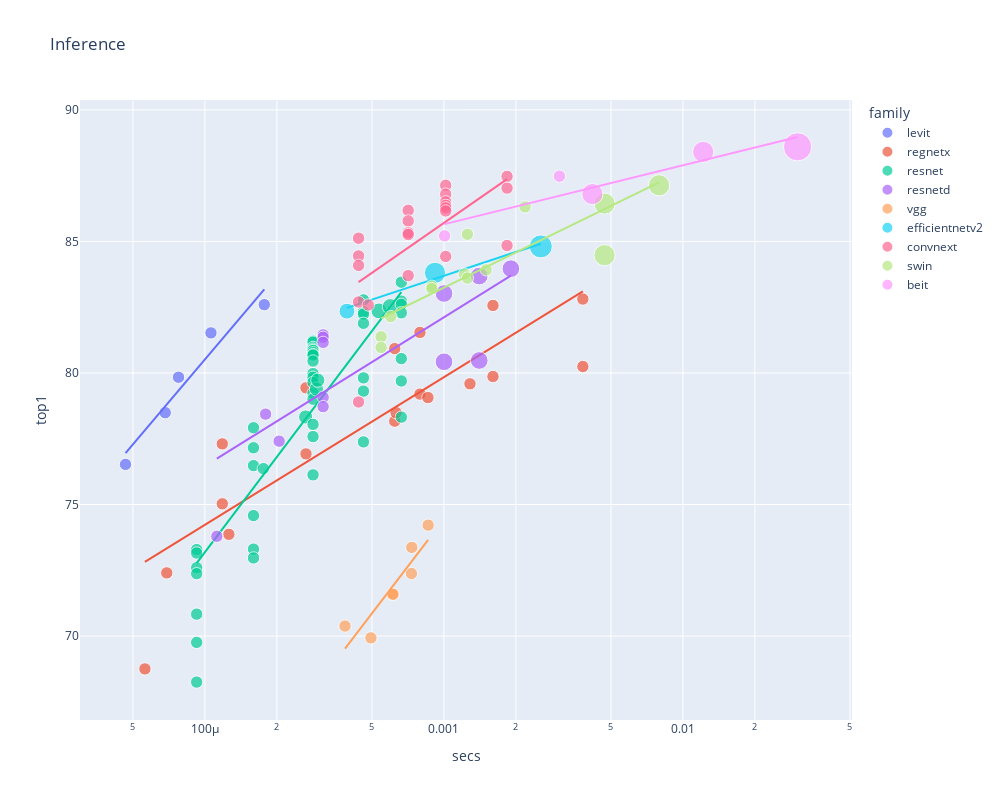

This figure's notebook cell:
### Code cell
import plotly.express as px
w,h = 1000,800

def show_all(df, title, size):
    return px.scatter(df, width=w, height=h, size=df[size]**2, title=title, x='secs',  y='top1', log_x=True, color='family', hover_name='model_org', hover_data=[size])

# show_all(df, 'Inference', 'infer_img_size') -> too overwhelming

subs = 'levit|resnetd?|regnetx|vgg|convnext.*|efficientnetv2|beit|swin'

def show_subs(df, title, size):
    df_subs = df[df.family.str.fullmatch(subs)]

    fam_acc = {}
    for family in df_subs.family.unique():
        max_acc = df_subs[df_subs.family == family].top1.max()
        model = df_subs[(df_subs.family == family) & (df_subs.top1 == max_acc)].model_org.values[0]
        fam_acc[family] = [max_acc, model]
    fam_acc = dict(sorted(fam_acc.items(), key=lambda x: x[1][0], reverse=True))
    print(f"top1 accuracy by family:")
    for family, (acc, model) in fam_acc.items():
        print(f"- {family} ({acc:.2f}% top1, by {model})")

    return px.scatter(df_subs, width=w, height=h, size=df_subs[size]**2, title=title,
        trendline="ols", trendline_options={'log_x':True},
        x='secs',  y='top1', log_x=True, color='family', hover_name='model_org', hover_data=[size])

show_subs(df, 'Inference', 'infer_img_size')

### Figure 1 — Plotly figure (JSON) as saved in the notebook; plotly's stock layout.template omitted (floating-point values rounded to 4 significant figures)
{"data": [{"customdata": [[224], [224], [224], [224], [224]], "hovertemplate": "<b>%{hovertext}</b><br><br>family=levit<br>secs=%{x}<br>top1=%{y}<br>size=%{marker.size}<br>infer_img_size=%{customdata[0]}<extra></extra>", "hovertext": ["levit_128s.fb_dist_in1k", "levit_128.fb_dist_in1k", "levit_192.fb_dist_in1k", "levit_256.fb_dist_in1k", "levit_384.fb_dist_in1k"], "legendgroup": "levit", "marker": {"color": "#636efa", "size": [50176, 50176, 50176, 50176, 50176], "sizemode": "area", "sizeref": 655.4, "symbol": "circle"}, "mode": "markers", "name": "levit", "orientation": "v", "showlegend": true, "type": "scatter", "x": [4.654e-05, 6.822e-05, 7.756e-05, 0.000106, 0.0001772], "xaxis": "x", "y": [76.53, 78.49, 79.84, 81.52, 82.6], "yaxis": "y"}, {"hovertemplate": "<b>OLS trendline</b><br>top1 = 10.7211 * log10(secs) + 123.397<br>R<sup>2</sup>=0.940450<br><br>family=levit<br>secs=%{x}<br>top1=%{y} <b>(trend)</b><extra></extra>", "legendgroup": "levit", "marker": {"color": "#636efa", "symbol": "circle"}, "mode": "lines", "name": "levit", "showlegend": false, "type": "scatter", "x": [4.654e-05, 6.822e-05, 7.756e-05, 0.000106, 0.0001772], "xaxis": "x", "y": [76.95, 78.73, 79.33, 80.78, 83.18], "yaxis": "y"}, {"customdata": [[224], [224], [224], [224], [224], [224], [224], [224], [224], [224], [224], [224], [224], [224], [224], [224], [224], [224]], "hovertemplate": "<b>%{hovertext}</b><br><br>family=regnetx<br>secs=%{x}<br>top1=%{y}<br>size=%{marker.size}<br>infer_img_size=%{customdata[0]}<extra></extra>", "hovertext": ["regnetx_002.pycls_in1k", "regnetx_004.pycls_in1k", "regnetx_008.tv2_in1k", "regnetx_008.pycls_in1k", "regnetx_006.pycls_in1k", "regnetx_016.tv2_in1k", "regnetx_016.pycls_in1k", "regnetx_032.tv2_in1k", "regnetx_032.pycls_in1k", "regnetx_040.pycls_in1k", "regnetx_080.tv2_in1k", "regnetx_080.pycls_in1k", "regnetx_064.pycls_in1k", "regnetx_120.pycls_in1k", "regnetx_160.tv2_in1k", "regnetx_160.pycls_in1k", "regnetx_320.tv2_in1k", "regnetx_320.pycls_in1k"], "legendgroup": "regnetx", "marker": {"color": "#EF553B", "size": [50176, 50176, 50176, 50176, 50176, 50176, 50176, 50176, 50176, 50176, 50176, 50176, 50176, 50176, 50176, 50176, 50176, 50176], "sizemode": "area", "sizeref": 655.4, "symbol": "circle"}, "mode": "markers", "name": "regnetx", "orientation": "v", "showlegend": true, "type": "scatter", "x": [5.611e-05, 6.925e-05, 0.0001182, 0.0001182, 0.000126, 0.0002648, 0.0002648, 0.0006228, 0.0006228, 0.0006304, 0.0007939, 0.0007939, 0.0008572, 0.001285, 0.001604, 0.001604, 0.003813, 0.003813], "xaxis": "x", "y": [68.75, 72.4, 77.31, 75.03, 73.87, 79.44, 76.92, 80.93, 78.17, 78.49, 81.54, 79.2, 79.07, 79.59, 82.57, 79.87, 82.81, 80.25], "yaxis": "y"}, {"hovertemplate": "<b>OLS trendline</b><br>top1 = 5.6134 * log10(secs) + 96.6816<br>R<sup>2</sup>=0.746680<br><br>family=regnetx<br>secs=%{x}<br>top1=%{y} <b>(trend)</b><extra></extra>", "legendgroup": "regnetx", "marker": {"color": "#EF553B", "symbol": "circle"}, "mode": "lines", "name": "regnetx", "showlegend": false, "type": "scatter", "x": [5.611e-05, 6.925e-05, 0.0001182, 0.0001182, 0.000126, 0.0002648, 0.0002648, 0.0006228, 0.0006228, 0.0006304, 0.0007939, 0.0007939, 0.0008572, 0.001285, 0.001604, 0.001604, 0.003813, 0.003813], "xaxis": "x", "y": [72.82, 73.33, 74.64, 74.64, 74.79, 76.6, 76.6, 78.69, 78.69, 78.72, 79.28, 79.28, 79.47, 80.45, 80.99, 80.99, 83.1, 83.1], "yaxis": "y"}, {"customdata": [[224], [224], [224], [224], [224], [224], [224], [224], [224], [224], [224], [224], [224], [224], [256], [224], [224], [224], [224], [224], [224], [224], [224], [224], [224], [224], [224], [224], [224], [224], [224], [224], [224], [256], [256], [224], [224], [224], [224], [224], [224], [224], [288], [288], [224], [224], [224], [224], [224], [224], [224]], "hovertemplate": "<b>%{hovertext}</b><br><br>family=resnet<br>secs=%{x}<br>top1=%{y}<br>size=%{marker.size}<br>infer_img_size=%{customdata[0]}<extra></extra>", "hovertext": ["resnet18.fb_swsl_ig1b_ft_in1k", "resnet18.a1_in1k", "resnet18.fb_ssl_yfcc100m_ft_in1k", "resnet18.a2_in1k", "resnet18.gluon_in1k", "resnet18.tv_in1k", "resnet18.a3_in1k", "resnet34.a1_in1k", "resnet34.a2_in1k", "resnet34.bt_in1k", "resnet34.gluon_in1k", "resnet34.tv_in1k", "resnet34.a3_in1k", "resnet26.bt_in1k", "resnet26t.ra2_in1k", "resnet50.a1_in1k", "resnet50.fb_swsl_ig1b_ft_in1k", "resnet50.d_in1k", "resnet50.c1_in1k", "resnet50.c2_in1k", "resnet50.tv2_in1k", "resnet50.a2_in1k", "resnet50.b1k_in1k", "resnet50.a1h_in1k", "resnet50.b2k_in1k", "resnet50.ram_in1k", "resnet50.ra_in1k", "resnet50.bt_in1k", "resnet50.fb_ssl_yfcc100m_ft_in1k", "resnet50.am_in1k", "resnet50.a3_in1k", "resnet50.gluon_in1k", "resnet50.tv_in1k", "resnet32ts.ra2_in1k", "resnet33ts.ra2_in1k", "resnet101.a1h_in1k", "resnet101.a1_in1k", "resnet101.a2_in1k", "resnet101.tv2_in1k", "resnet101.a3_in1k", "resnet101.gluon_in1k", "resnet101.tv_in1k", "resnet51q.ra2_in1k", "resnet61q.ra2_in1k", "resnet152.a1h_in1k", "resnet152.a1_in1k", "resnet152.a2_in1k", "resnet152.tv2_in1k", "resnet152.a3_in1k", "resnet152.gluon_in1k", "resnet152.tv_in1k"], "legendgroup": "resnet", "marker": {"color": "#00cc96", "size": [50176, 50176, 50176, 50176, 50176, 50176, 50176, 50176, 50176, 50176, 50176, 50176, 50176, 50176, 65536, 50176, 50176, 50176, 50176, 50176, 50176, 50176, 50176, 50176, 50176, 50176, 50176, 50176, 50176, 50176, 50176, 50176, 50176, 65536, 65536, 50176, 50176, 50176, 50176, 50176, 50176, 50176, 82944, 82944, 50176, 50176, 50176, 50176, 50176, 50176, 50176], "sizemode": "area", "sizeref": 655.4, "symbol": "circle"}, "mode": "markers", "name": "resnet", "orientation": "v", "showlegend": true, "type": "scatter", "x": [9.237e-05, 9.237e-05, 9.237e-05, 9.237e-05, 9.237e-05, 9.237e-05, 9.237e-05, 0.0001597, 0.0001597, 0.0001597, 0.0001597, 0.0001597, 0.0001597, 0.0001756, 0.0002639, 0.0002834, 0.0002834, 0.0002834, 0.0002834, 0.0002834, 0.0002834, 0.0002834, 0.0002834, 0.0002834, 0.0002834, 0.0002834, 0.0002834, 0.0002834, 0.0002834, 0.0002834, 0.0002834, 0.0002834, 0.0002834, 0.0002929, 0.0002967, 0.0004606, 0.0004606, 0.0004606, 0.0004606, 0.0004606, 0.0004606, 0.0004606, 0.0005349, 0.000596, 0.0006634, 0.0006634, 0.0006634, 0.0006634, 0.0006634, 0.0006634, 0.0006634], "xaxis": "x", "y": [73.29, 73.16, 72.6, 72.37, 70.83, 69.76, 68.25, 77.92, 77.16, 76.48, 74.58, 73.31, 72.97, 76.37, 78.33, 81.21, 81.17, 80.97, 80.91, 80.87, 80.85, 80.77, 80.71, 80.68, 80.45, 79.98, 79.84, 79.64, 79.23, 79.0, 78.05, 77.58, 76.13, 79.39, 79.73, 82.78, 82.32, 82.24, 81.89, 79.81, 79.31, 77.38, 82.36, 82.52, 83.45, 82.73, 82.61, 82.29, 80.55, 79.7, 78.32], "yaxis": "y"}, {"hovertemplate": "<b>OLS trendline</b><br>top1 = 12.0263 * log10(secs) + 121.295<br>R<sup>2</sup>=0.731925<br><br>family=resnet<br>secs=%{x}<br>top1=%{y} <b>(trend)</b><extra></extra>", "legendgroup": "resnet", "marker": {"color": "#00cc96", "symbol": "circle"}, "mode": "lines", "name": "resnet", "showlegend": false, "type": "scatter", "x": [9.237e-05, 9.237e-05, 9.237e-05, 9.237e-05, 9.237e-05, 9.237e-05, 9.237e-05, 0.0001597, 0.0001597, 0.0001597, 0.0001597, 0.0001597, 0.0001597, 0.0001756, 0.0002639, 0.0002834, 0.0002834, 0.0002834, 0.0002834, 0.0002834, 0.0002834, 0.0002834, 0.0002834, 0.0002834, 0.0002834, 0.0002834, 0.0002834, 0.0002834, 0.0002834, 0.0002834, 0.0002834, 0.0002834, 0.0002834, 0.0002929, 0.0002967, 0.0004606, 0.0004606, 0.0004606, 0.0004606, 0.0004606, 0.0004606, 0.0004606, 0.0005349, 0.000596, 0.0006634, 0.0006634, 0.0006634, 0.0006634, 0.0006634, 0.0006634, 0.0006634], "xaxis": "x", "y": [72.78, 72.78, 72.78, 72.78, 72.78, 72.78, 72.78, 75.63, 75.63, 75.63, 75.63, 75.63, 75.63, 76.13, 78.26, 78.63, 78.63, 78.63, 78.63, 78.63, 78.63, 78.63, 78.63, 78.63, 78.63, 78.63, 78.63, 78.63, 78.63, 78.63, 78.63, 78.63, 78.63, 78.8, 78.87, 81.17, 81.17, 81.17, 81.17, 81.17, 81.17, 81.17, 81.95, 82.51, 83.07, 83.07, 83.07, 83.07, 83.07, 83.07, 83.07], "yaxis": "y"}, {"customdata": [[224], [224], [224], [224], [224], [224], [224], [224], [320], [320], [320], [320], [320]], "hovertemplate": "<b>%{hovertext}</b><br><br>family=resnetd<br>secs=%{x}<br>top1=%{y}<br>size=%{marker.size}<br>infer_img_size=%{customdata[0]}<extra></extra>", "hovertext": ["resnet18d.ra2_in1k", "resnet34d.ra2_in1k", "resnet26d.bt_in1k", "resnet50d.a1_in1k", "resnet50d.ra2_in1k", "resnet50d.a2_in1k", "resnet50d.gluon_in1k", "resnet50d.a3_in1k", "resnet101d.ra2_in1k", "resnet101d.gluon_in1k", "resnet152d.ra2_in1k", "resnet152d.gluon_in1k", "resnet200d.ra2_in1k"], "legendgroup": "resnetd", "marker": {"color": "#ab63fa", "size": [50176, 50176, 50176, 50176, 50176, 50176, 50176, 50176, 102400, 102400, 102400, 102400, 102400], "sizemode": "area", "sizeref": 655.4, "symbol": "circle"}, "mode": "markers", "name": "resnetd", "orientation": "v", "showlegend": true, "type": "scatter", "x": [0.0001122, 0.0001795, 0.0002045, 0.0003124, 0.0003124, 0.0003124, 0.0003124, 0.0003124, 0.001001, 0.001001, 0.001405, 0.001405, 0.001907], "xaxis": "x", "y": [73.79, 78.44, 77.41, 81.45, 81.36, 81.16, 79.08, 78.72, 83.02, 80.43, 83.68, 80.48, 83.96], "yaxis": "y"}, {"hovertemplate": "<b>OLS trendline</b><br>top1 = 5.65579 * log10(secs) + 99.0826<br>R<sup>2</sup>=0.645126<br><br>family=resnetd<br>secs=%{x}<br>top1=%{y} <b>(trend)</b><extra></extra>", "legendgroup": "resnetd", "marker": {"color": "#ab63fa", "symbol": "circle"}, "mode": "lines", "name": "resnetd", "showlegend": false, "type": "scatter", "x": [0.0001122, 0.0001795, 0.0002045, 0.0003124, 0.0003124, 0.0003124, 0.0003124, 0.0003124, 0.001001, 0.001001, 0.001405, 0.001405, 0.001907], "xaxis": "x", "y": [76.74, 77.9, 78.22, 79.26, 79.26, 79.26, 79.26, 79.26, 82.12, 82.12, 82.95, 82.95, 83.7], "yaxis": "y"}, {"customdata": [[224], [224], [224], [224], [224], [224], [224]], "hovertemplate": "<b>%{hovertext}</b><br><br>family=vgg<br>secs=%{x}<br>top1=%{y}<br>size=%{marker.size}<br>infer_img_size=%{customdata[0]}<extra></extra>", "hovertext": ["vgg11_bn.tv_in1k", "vgg13.tv_in1k", "vgg13_bn.tv_in1k", "vgg16.tv_in1k", "vgg19.tv_in1k", "vgg16_bn.tv_in1k", "vgg19_bn.tv_in1k"], "legendgroup": "vgg", "marker": {"color": "#FFA15A", "size": [50176, 50176, 50176, 50176, 50176, 50176, 50176], "sizemode": "area", "sizeref": 655.4, "symbol": "circle"}, "mode": "markers", "name": "vgg", "orientation": "v", "showlegend": true, "type": "scatter", "x": [0.0003856, 0.0004951, 0.000609, 0.0006127, 0.0007314, 0.0007335, 0.0008591], "xaxis": "x", "y": [70.38, 69.93, 71.59, 71.59, 72.38, 73.37, 74.22], "yaxis": "y"}, {"hovertemplate": "<b>OLS trendline</b><br>top1 = 11.8636 * log10(secs) + 110.028<br>R<sup>2</sup>=0.823327<br><br>family=vgg<br>secs=%{x}<br>top1=%{y} <b>(trend)</b><extra></extra>", "legendgroup": "vgg", "marker": {"color": "#FFA15A", "symbol": "circle"}, "mode": "lines", "name": "vgg", "showlegend": false, "type": "scatter", "x": [0.0003856, 0.0004951, 0.000609, 0.0006127, 0.0007314, 0.0007335, 0.0008591], "xaxis": "x", "y": [69.53, 70.81, 71.88, 71.91, 72.83, 72.84, 73.65], "yaxis": "y"}, {"customdata": [[288], [384], [416]], "hovertemplate": "<b>%{hovertext}</b><br><br>family=efficientnetv2<br>secs=%{x}<br>top1=%{y}<br>size=%{marker.size}<br>infer_img_size=%{customdata[0]}<extra></extra>", "hovertext": ["efficientnetv2_rw_t.ra2_in1k", "efficientnetv2_rw_s.ra2_in1k", "efficientnetv2_rw_m.agc_in1k"], "legendgroup": "efficientnetv2", "marker": {"color": "#19d3f3", "size": [82944, 147456, 173056], "sizemode": "area", "sizeref": 655.4, "symbol": "circle"}, "mode": "markers", "name": "efficientnetv2", "orientation": "v", "showlegend": true, "type": "scatter", "x": [0.0003929, 0.0009177, 0.002543], "xaxis": "x", "y": [82.35, 83.81, 84.81], "yaxis": "y"}, {"hovertemplate": "<b>OLS trendline</b><br>top1 = 3.00733 * log10(secs) + 92.715<br>R<sup>2</sup>=0.975096<br><br>family=efficientnetv2<br>secs=%{x}<br>top1=%{y} <b>(trend)</b><extra></extra>", "legendgroup": "efficientnetv2", "marker": {"color": "#19d3f3", "symbol": "circle"}, "mode": "lines", "name": "efficientnetv2", "showlegend": false, "type": "scatter", "x": [0.0003929, 0.0009177, 0.002543], "xaxis": "x", "y": [82.47, 83.58, 84.91], "yaxis": "y"}, {"customdata": [[224], [224], [224], [224], [224], [224], [224], [224], [224], [224], [224], [224], [224], [224], [224], [224], [224], [224], [224], [224], [224]], "hovertemplate": "<b>%{hovertext}</b><br><br>family=convnext<br>secs=%{x}<br>top1=%{y}<br>size=%{marker.size}<br>infer_img_size=%{customdata[0]}<extra></extra>", "hovertext": ["convnext_tiny.in12k_ft_in1k_384", "convnext_tiny.in12k_ft_in1k", "convnext_tiny.fb_in22k_ft_in1k_384", "convnext_tiny.fb_in1k", "convnext_tiny.fb_in22k_ft_in1k", "convnext_tiny_hnf.a2h_in1k", "convnext_small.in12k_ft_in1k_384", "convnext_small.fb_in22k_ft_in1k_384", "convnext_small.in12k_ft_in1k", "convnext_small.fb_in22k_ft_in1k", "convnext_small.fb_in1k", "convnext_base.clip_laion2b_augreg_ft_in12k_in1k_384", "convnext_base.fb_in22k_ft_in1k_384", "convnext_base.clip_laiona_augreg_ft_in1k_384", "convnext_base.clip_laion2b_augreg_ft_in12k_in1k", "convnext_base.fb_in22k_ft_in1k", "convnext_base.clip_laion2b_augreg_ft_in1k", "convnext_base.fb_in1k", "convnext_large.fb_in22k_ft_in1k_384", "convnext_large.fb_in22k_ft_in1k", "convnext_large.fb_in1k"], "legendgroup": "convnext", "marker": {"color": "#FF6692", "size": [50176, 50176, 50176, 50176, 50176, 50176, 50176, 50176, 50176, 50176, 50176, 50176, 50176, 50176, 50176, 50176, 50176, 50176, 50176, 50176, 50176], "sizemode": "area", "sizeref": 655.4, "symbol": "circle"}, "mode": "markers", "name": "convnext", "orientation": "v", "showlegend": true, "type": "scatter", "x": [0.0004395, 0.0004395, 0.0004395, 0.0004395, 0.0004395, 0.0004823, 0.0007089, 0.0007089, 0.0007089, 0.0007089, 0.0007089, 0.001017, 0.001017, 0.001017, 0.001017, 0.001017, 0.001017, 0.001017, 0.001837, 0.001837, 0.001837], "xaxis": "x", "y": [85.12, 84.45, 84.09, 82.7, 78.9, 82.58, 86.18, 85.78, 85.33, 85.26, 83.7, 87.13, 86.8, 86.5, 86.37, 86.27, 86.16, 84.43, 87.47, 87.03, 84.85], "yaxis": "y"}, {"hovertemplate": "<b>OLS trendline</b><br>top1 = 6.3023 * log10(secs) + 104.608<br>R<sup>2</sup>=0.438464<br><br>family=convnext<br>secs=%{x}<br>top1=%{y} <b>(trend)</b><extra></extra>", "legendgroup": "convnext", "marker": {"color": "#FF6692", "symbol": "circle"}, "mode": "lines", "name": "convnext", "showlegend": false, "type": "scatter", "x": [0.0004395, 0.0004395, 0.0004395, 0.0004395, 0.0004395, 0.0004823, 0.0007089, 0.0007089, 0.0007089, 0.0007089, 0.0007089, 0.001017, 0.001017, 0.001017, 0.001017, 0.001017, 0.001017, 0.001017, 0.001837, 0.001837, 0.001837], "xaxis": "x", "y": [83.45, 83.45, 83.45, 83.45, 83.45, 83.71, 84.76, 84.76, 84.76, 84.76, 84.76, 85.75, 85.75, 85.75, 85.75, 85.75, 85.75, 85.75, 87.37, 87.37, 87.37], "yaxis": "y"}, {"customdata": [[224], [224], [224], [224], [224], [224], [224], [224], [224], [224], [384], [384], [384]], "hovertemplate": "<b>%{hovertext}</b><br><br>family=swin<br>secs=%{x}<br>top1=%{y}<br>size=%{marker.size}<br>infer_img_size=%{customdata[0]}<extra></extra>", "hovertext": ["swin_tiny_patch4_window7_224.ms_in1k", "swin_tiny_patch4_window7_224.ms_in22k_ft_in1k", "swin_s3_tiny_224.ms_in1k", "swin_small_patch4_window7_224.ms_in22k_ft_in1k", "swin_small_patch4_window7_224.ms_in1k", "swin_s3_small_224.ms_in1k", "swin_base_patch4_window7_224.ms_in22k_ft_in1k", "swin_base_patch4_window7_224.ms_in1k", "swin_s3_base_224.ms_in1k", "swin_large_patch4_window7_224.ms_in22k_ft_in1k", "swin_base_patch4_window12_384.ms_in22k_ft_in1k", "swin_base_patch4_window12_384.ms_in1k", "swin_large_patch4_window12_384.ms_in22k_ft_in1k"], "legendgroup": "swin", "marker": {"color": "#B6E880", "size": [50176, 50176, 50176, 50176, 50176, 50176, 50176, 50176, 50176, 50176, 147456, 147456, 147456], "sizemode": "area", "sizeref": 655.4, "symbol": "circle"}, "mode": "markers", "name": "swin", "orientation": "v", "showlegend": true, "type": "scatter", "x": [0.000546, 0.000546, 0.0005993, 0.0008899, 0.0008899, 0.001218, 0.001254, 0.001254, 0.001503, 0.002185, 0.0047, 0.0047, 0.00795], "xaxis": "x", "y": [81.38, 80.97, 82.14, 83.3, 83.21, 83.76, 85.27, 83.61, 83.92, 86.31, 86.44, 84.48, 87.13], "yaxis": "y"}, {"hovertemplate": "<b>OLS trendline</b><br>top1 = 4.44822 * log10(secs) + 96.5866<br>R<sup>2</sup>=0.772263<br><br>family=swin<br>secs=%{x}<br>top1=%{y} <b>(trend)</b><extra></extra>", "legendgroup": "swin", "marker": {"color": "#B6E880", "symbol": "circle"}, "mode": "lines", "name": "swin", "showlegend": false, "type": "scatter", "x": [0.000546, 0.000546, 0.0005993, 0.0008899, 0.0008899, 0.001218, 0.001254, 0.001254, 0.001503, 0.002185, 0.0047, 0.0047, 0.00795], "xaxis": "x", "y": [82.07, 82.07, 82.25, 83.02, 83.02, 83.62, 83.68, 83.68, 84.03, 84.75, 86.23, 86.23, 87.25], "yaxis": "y"}, {"customdata": [[224], [224], [384], [384], [512]], "hovertemplate": "<b>%{hovertext}</b><br><br>family=beit<br>secs=%{x}<br>top1=%{y}<br>size=%{marker.size}<br>infer_img_size=%{customdata[0]}<extra></extra>", "hovertext": ["beit_base_patch16_224.in22k_ft_in22k_in1k", "beit_large_patch16_224.in22k_ft_in22k_in1k", "beit_base_patch16_384.in22k_ft_in22k_in1k", "beit_large_patch16_384.in22k_ft_in22k_in1k", "beit_large_patch16_512.in22k_ft_in22k_in1k"], "legendgroup": "beit", "marker": {"color": "#FF97FF", "size": [50176, 50176, 147456, 147456, 262144], "sizemode": "area", "sizeref": 655.4, "symbol": "circle"}, "mode": "markers", "name": "beit", "orientation": "v", "showlegend": true, "type": "scatter", "x": [0.001006, 0.003045, 0.00418, 0.01216, 0.03018], "xaxis": "x", "y": [85.21, 87.48, 86.8, 88.4, 88.6], "yaxis": "y"}, {"hovertemplate": "<b>OLS trendline</b><br>top1 = 2.24263 * log10(secs) + 92.3785<br>R<sup>2</sup>=0.860671<br><br>family=beit<br>secs=%{x}<br>top1=%{y} <b>(trend)</b><extra></extra>", "legendgroup": "beit", "marker": {"color": "#FF97FF", "symbol": "circle"}, "mode": "lines", "name": "beit", "showlegend": false, "type": "scatter", "x": [0.001006, 0.003045, 0.00418, 0.01216, 0.03018], "xaxis": "x", "y": [85.66, 86.73, 87.04, 88.08, 88.97], "yaxis": "y"}], "layout": {"height": 800, "legend": {"itemsizing": "constant", "title": {"text": "family"}, "tracegroupgap": 0}, "title": {"text": "Inference"}, "width": 1000, "xaxis": {"anchor": "y", "domain": [0, 1], "title": {"text": "secs"}, "type": "log"}, "yaxis": {"anchor": "x", "domain": [0, 1], "title": {"text": "top1"}}}}
